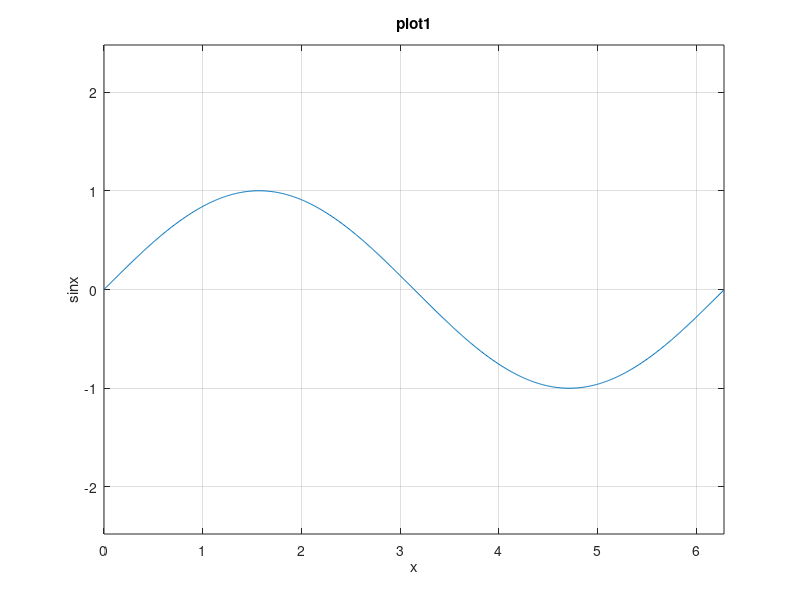
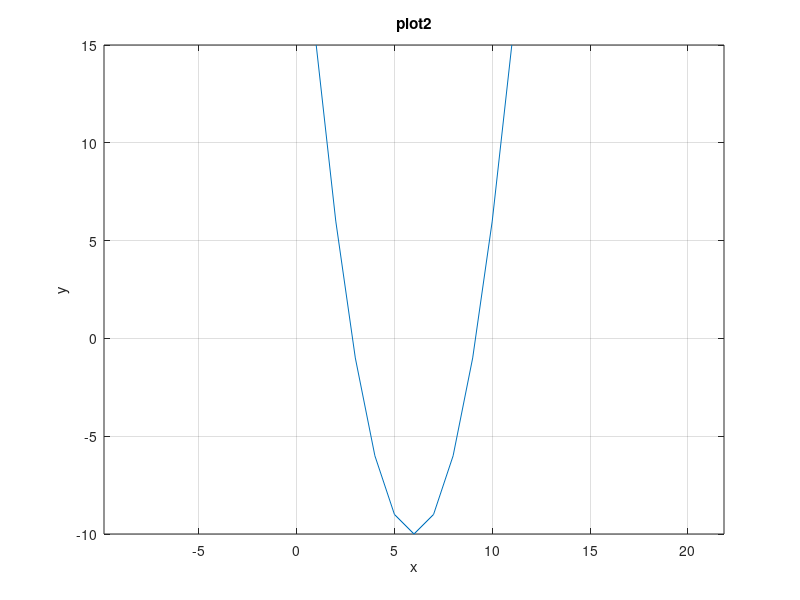
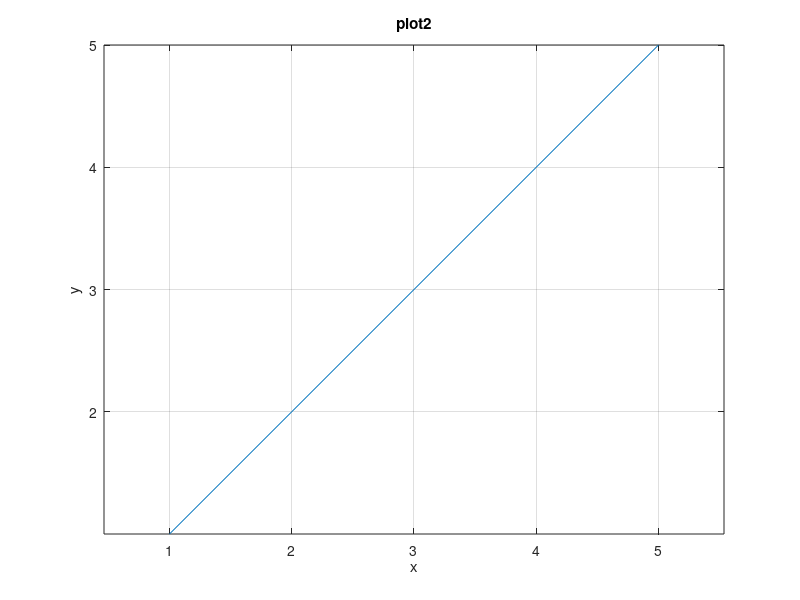

Write the MATLAB code that produced these figures, in order.
x1 = [0:0.01:2*pi];
y1 = sin(x1);
figure(1);
plot(x1, y1), xlabel('x'), ylabel('sinx'), title('plot1'), grid on, axis equal

x2 = [0:1:10];
y2 = x2.^2 - 10.*x2 + 15;
figure(2);
plot(y2), xlabel('x'), ylabel('y'), title('plot2'), grid on, axis equal

n = [-2:0.5:2];
h = [1,2,3,4,5];
figure(3);
plot(h), xlabel('x'), ylabel('y'), title('plot2'), grid on, axis equal